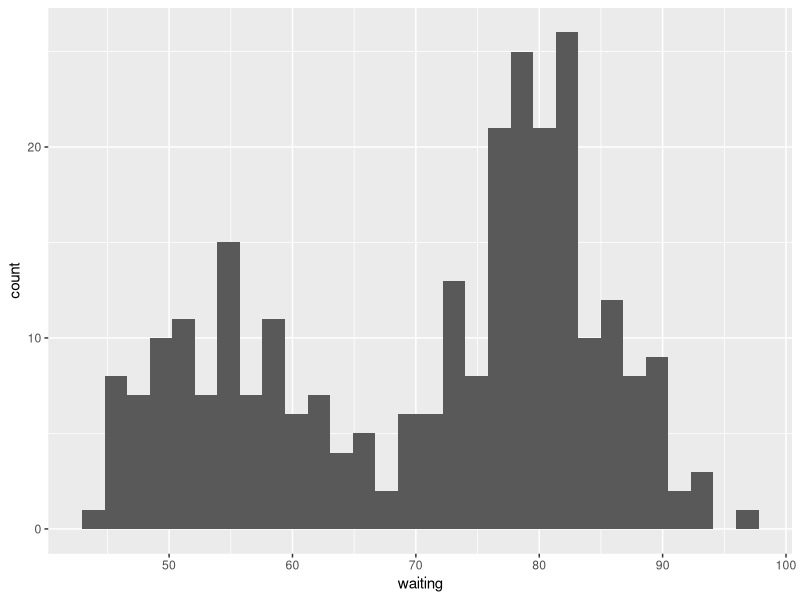

Reproduce this figure in R. (Note: this script raises an error after producing the figure.)
setwd("E:/r_test/6_data_distrubution")

library("ggplot2")

#***************************************1绘制直方图**************
##****** 1.1简单直方图
ggplot(faithful,aes(x=waiting))+geom_histogram()

##*******1.2分组直方图
#binsize <- diff(range(faithful$waiting))/15
#p <-ggplot(faithful,aes(x=waiting)) 
#p + geom_histogram(binwidth=binsize,fill="white",colour='red')
#p + geom_histogram(binwidth=binsize,fill="white",colour='red',origin=31)

## *******1.3多组数据直方图
#*********way1 分面绘图
#library(MASS)
#p <- ggplot(birthwt,aes(x=bwt))
#p + geom_histogram(fill='white',colour='black') + facet_grid(smoke ~ .)   # 仅有一个变量，推荐用facet_wrap()

## **修改分面标签
#birthwt1 <- birthwt
#birthwt1$smoke <- factor(birthwt1$smoke)   # 必须转换为因子，才能用revalue
#library(plyr)  # 使用revalue
#birthwt1$smoke <- revalue(birthwt1$smoke,c("0"='No Smoke','1'='Smoke'))
#ggplot(birthwt1,aes(x=bwt)) + geom_histogram(fill="white",colour='black')+facet_grid(smoke ~ .)

## **修改坐标轴刻度
#ggplot(birthwt,aes(x=bwt))+geom_histogram(fill='white',colour='black') +
#facet_grid(race ~ .)
#facet_grid(race ~ .,scales='free')
#ggsave("group_histogram.png")


## ***********way2 变量赋值给fill
birthwt1 <- birthwt
birthwt1$smoke <- factor(birthwt1$smoke)
p <- ggplot(birthwt1,aes(x=bwt,fill=smoke))
p + geom_histogram(position="identity",alpha=0.4)
#p + geom_histogram(alpha=0.4)














ggsave("group_histogram.png")

